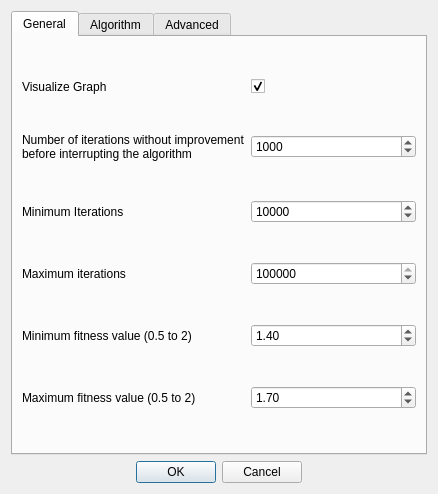
<?xml version="1.0" encoding="UTF-8"?>
<ui version="4.0">
 <class>SettingsDialog</class>
 <widget class="QDialog" name="SettingsDialog">
  <property name="geometry">
   <rect>
    <x>0</x>
    <y>0</y>
    <width>438</width>
    <height>494</height>
   </rect>
  </property>
  <property name="windowTitle">
   <string>Dialog</string>
  </property>
  <layout class="QGridLayout" name="gridLayout_2">
   <item row="1" column="0" alignment="Qt::AlignHCenter|Qt::AlignVCenter">
    <widget class="QDialogButtonBox" name="buttonBox">
     <property name="orientation">
      <enum>Qt::Horizontal</enum>
     </property>
     <property name="standardButtons">
      <set>QDialogButtonBox::Cancel|QDialogButtonBox::Ok</set>
     </property>
    </widget>
   </item>
   <item row="0" column="0">
    <widget class="QTabWidget" name="tabWidget">
     <property name="currentIndex">
      <number>0</number>
     </property>
     <widget class="QWidget" name="tab_5">
      <attribute name="title">
       <string>General</string>
      </attribute>
      <layout class="QGridLayout" name="gridLayout_3">
       <item row="4" column="1">
        <widget class="QDoubleSpinBox" name="minFitness">
         <property name="maximum">
          <double>2.000000000000000</double>
         </property>
         <property name="singleStep">
          <double>0.010000000000000</double>
         </property>
         <property name="value">
          <double>1.400000000000000</double>
         </property>
        </widget>
       </item>
       <item row="1" column="0">
        <widget class="QLabel" name="label">
         <property name="text">
          <string>Number of iterations without improvement
before interrupting the algorithm</string>
         </property>
        </widget>
       </item>
       <item row="3" column="0">
        <widget class="QLabel" name="label_3">
         <property name="text">
          <string>Maximum iterations</string>
         </property>
        </widget>
       </item>
       <item row="2" column="0">
        <widget class="QLabel" name="label_2">
         <property name="text">
          <string>Minimum Iterations</string>
         </property>
        </widget>
       </item>
       <item row="3" column="1">
        <widget class="QSpinBox" name="minIter">
         <property name="maximum">
          <number>9999999</number>
         </property>
         <property name="value">
          <number>100000</number>
         </property>
        </widget>
       </item>
       <item row="1" column="1">
        <widget class="QSpinBox" name="stopNoImpr">
         <property name="statusTip">
          <string/>
         </property>
         <property name="maximum">
          <number>9999999</number>
         </property>
         <property name="value">
          <number>1000</number>
         </property>
        </widget>
       </item>
       <item row="4" column="0">
        <widget class="QLabel" name="label_4">
         <property name="text">
          <string>Minimum fitness value (0.5 to 2)</string>
         </property>
        </widget>
       </item>
       <item row="2" column="1">
        <widget class="QSpinBox" name="maxIter">
         <property name="maximum">
          <number>9999999</number>
         </property>
         <property name="value">
          <number>10000</number>
         </property>
        </widget>
       </item>
       <item row="5" column="1">
        <widget class="QDoubleSpinBox" name="maxFitness">
         <property name="maximum">
          <double>2.000000000000000</double>
         </property>
         <property name="singleStep">
          <double>0.010000000000000</double>
         </property>
         <property name="value">
          <double>1.700000000000000</double>
         </property>
        </widget>
       </item>
       <item row="5" column="0">
        <widget class="QLabel" name="label_5">
         <property name="text">
          <string>Maximum fitness value (0.5 to 2)</string>
         </property>
        </widget>
       </item>
       <item row="0" column="0">
        <widget class="QLabel" name="label_18">
         <property name="text">
          <string>Visualize Graph</string>
         </property>
        </widget>
       </item>
       <item row="0" column="1">
        <widget class="QCheckBox" name="visualizeGraph">
         <property name="text">
          <string/>
         </property>
         <property name="checked">
          <bool>true</bool>
         </property>
        </widget>
       </item>
      </layout>
     </widget>
     <widget class="QWidget" name="tab_7">
      <attribute name="title">
       <string>Algorithm</string>
      </attribute>
      <layout class="QGridLayout" name="gridLayout_4">
       <item row="3" column="0">
        <widget class="QLabel" name="label_9">
         <property name="text">
          <string>Exploration Mutation Chance</string>
         </property>
        </widget>
       </item>
       <item row="2" column="1">
        <widget class="QSpinBox" name="maxPopulation">
         <property name="maximum">
          <number>9999999</number>
         </property>
         <property name="value">
          <number>500</number>
         </property>
        </widget>
       </item>
       <item row="6" column="1">
        <widget class="QDoubleSpinBox" name="phaseSwitchFitness">
         <property name="maximum">
          <double>2.000000000000000</double>
         </property>
         <property name="singleStep">
          <double>0.010000000000000</double>
         </property>
         <property name="value">
          <double>1.400000000000000</double>
         </property>
        </widget>
       </item>
       <item row="7" column="0">
        <widget class="QLabel" name="label_13">
         <property name="text">
          <string>Phase Switch on Iteration</string>
         </property>
        </widget>
       </item>
       <item row="5" column="0">
        <widget class="QLabel" name="label_11">
         <property name="text">
          <string>Crossover Iteration Count</string>
         </property>
        </widget>
       </item>
       <item row="7" column="1">
        <widget class="QSpinBox" name="phaseSwitchIteration">
         <property name="maximum">
          <number>999999999</number>
         </property>
         <property name="value">
          <number>5000</number>
         </property>
        </widget>
       </item>
       <item row="0" column="0">
        <widget class="QLabel" name="label_6">
         <property name="text">
          <string>Maintain Unique Population</string>
         </property>
        </widget>
       </item>
       <item row="5" column="1">
        <widget class="QSpinBox" name="crossoverIter">
         <property name="maximum">
          <number>9999999</number>
         </property>
         <property name="value">
          <number>250</number>
         </property>
        </widget>
       </item>
       <item row="6" column="0">
        <widget class="QLabel" name="label_12">
         <property name="text">
          <string>Phase Switch on Fitness</string>
         </property>
        </widget>
       </item>
       <item row="4" column="1">
        <widget class="QDoubleSpinBox" name="refinementMutChance">
         <property name="suffix">
          <string/>
         </property>
         <property name="maximum">
          <double>1.000000000000000</double>
         </property>
         <property name="singleStep">
          <double>0.010000000000000</double>
         </property>
         <property name="value">
          <double>0.200000000000000</double>
         </property>
        </widget>
       </item>
       <item row="4" column="0">
        <widget class="QLabel" name="label_10">
         <property name="text">
          <string>Refinement Mutation Chance</string>
         </property>
        </widget>
       </item>
       <item row="3" column="1">
        <widget class="QDoubleSpinBox" name="explorationMutChance">
         <property name="maximum">
          <double>1.000000000000000</double>
         </property>
         <property name="singleStep">
          <double>0.010000000000000</double>
         </property>
         <property name="value">
          <double>0.050000000000000</double>
         </property>
        </widget>
       </item>
       <item row="1" column="1">
        <widget class="QSpinBox" name="minPopulation">
         <property name="maximum">
          <number>9999999</number>
         </property>
         <property name="value">
          <number>100</number>
         </property>
        </widget>
       </item>
       <item row="2" column="0">
        <widget class="QLabel" name="label_8">
         <property name="text">
          <string>Maximum Population Size</string>
         </property>
        </widget>
       </item>
       <item row="0" column="1">
        <widget class="QCheckBox" name="uniquePopulation">
         <property name="text">
          <string/>
         </property>
        </widget>
       </item>
       <item row="1" column="0">
        <widget class="QLabel" name="label_7">
         <property name="text">
          <string>Minimum Population Size</string>
         </property>
        </widget>
       </item>
       <item row="8" column="0">
        <widget class="QLabel" name="label_14">
         <property name="text">
          <string>Max Minimum Density Cluster Prob.</string>
         </property>
        </widget>
       </item>
       <item row="8" column="1">
        <widget class="QDoubleSpinBox" name="valiParam">
         <property name="maximum">
          <double>1.000000000000000</double>
         </property>
         <property name="singleStep">
          <double>0.010000000000000</double>
         </property>
         <property name="value">
          <double>0.500000000000000</double>
         </property>
        </widget>
       </item>
      </layout>
     </widget>
     <widget class="QWidget" name="tab_6">
      <attribute name="title">
       <string>Advanced</string>
      </attribute>
      <layout class="QGridLayout" name="gridLayout">
       <item row="1" column="0">
        <widget class="QLabel" name="label_16">
         <property name="text">
          <string>Interation Count per Logging</string>
         </property>
        </widget>
       </item>
       <item row="0" column="1">
        <widget class="QSpinBox" name="threadCount">
         <property name="value">
          <number>4</number>
         </property>
        </widget>
       </item>
       <item row="0" column="0">
        <widget class="QLabel" name="label_15">
         <property name="text">
          <string>Backend Thread Count</string>
         </property>
        </widget>
       </item>
       <item row="1" column="1">
        <widget class="QSpinBox" name="logFrequency">
         <property name="maximum">
          <number>9999999</number>
         </property>
         <property name="value">
          <number>100</number>
         </property>
        </widget>
       </item>
       <item row="2" column="0">
        <widget class="QLabel" name="label_17">
         <property name="text">
          <string>Iteration Cout per Enqueing for Frontend</string>
         </property>
        </widget>
       </item>
       <item row="2" column="1">
        <widget class="QSpinBox" name="enqueueFrequency">
         <property name="maximum">
          <number>9999999</number>
         </property>
         <property name="value">
          <number>100</number>
         </property>
        </widget>
       </item>
      </layout>
     </widget>
    </widget>
   </item>
  </layout>
 </widget>
 <resources/>
 <connections>
  <connection>
   <sender>buttonBox</sender>
   <signal>accepted()</signal>
   <receiver>SettingsDialog</receiver>
   <slot>accept()</slot>
   <hints>
    <hint type="sourcelabel">
     <x>248</x>
     <y>254</y>
    </hint>
    <hint type="destinationlabel">
     <x>157</x>
     <y>274</y>
    </hint>
   </hints>
  </connection>
  <connection>
   <sender>buttonBox</sender>
   <signal>rejected()</signal>
   <receiver>SettingsDialog</receiver>
   <slot>reject()</slot>
   <hints>
    <hint type="sourcelabel">
     <x>316</x>
     <y>260</y>
    </hint>
    <hint type="destinationlabel">
     <x>286</x>
     <y>274</y>
    </hint>
   </hints>
  </connection>
 </connections>
</ui>
